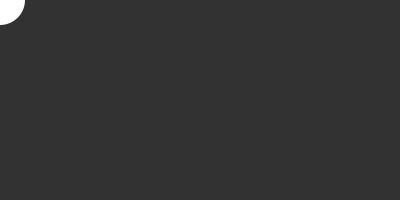
Frame 1 (no input)
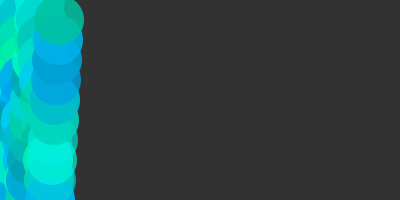
Frame 60 (the mouse pressed at the canvas centre just before this capture)
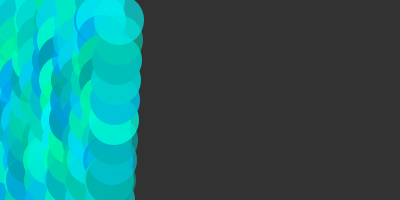
Frame 120 (the mouse held since frame 60 and released just before this capture)

The Processing sketch that drew these frames (run headless with seeded random() and noise(); from frame 60 on, the mouse is pressed at the canvas centre):

// Processing sketch: processing_33170
// ── processing_33170.pde


  float speedx=1.0;
  float speedy=20.0;
  int ballsize=50;
  float ballX=0;
  float ballY=0;
  
void setup(){
  size(400,200);
  background(50);
 

  noStroke();
  smooth();
  frameRate(30);
  //no variable
}
void draw(){
  //background(204);


   ellipse (ballX,ballY,50,50);
   ballX+=speedx;
   ballY+=speedy;

  if (ballX>=width){
   speedx*=-1;

  }else if(ballX<=0) {
    speedx*=-1;
  }if (ballY>=height){
   speedy*=-1;
  }else if(ballY<=0) {
    speedy*=-1;
  }
  

  if(dist(mouseX,mouseY, ballX,ballY)<=25 && mouseX!=0 && mouseY!=0){
   fill(random(155,255),0,0,random(155,255));
  
  }else{
     fill(0,random(155,255),random(155,255),random(155,255));
  }
   
}
